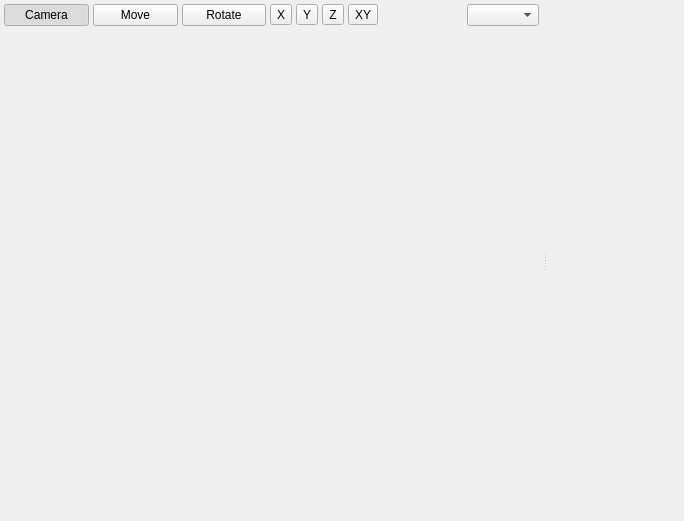
<?xml version="1.0" encoding="UTF-8"?>
<ui version="4.0">
 <class>omni::ui::SceneViewer</class>
 <widget class="QWidget" name="omni::ui::SceneViewer">
  <property name="geometry">
   <rect>
    <x>0</x>
    <y>0</y>
    <width>684</width>
    <height>521</height>
   </rect>
  </property>
  <property name="windowTitle">
   <string>Form</string>
  </property>
  <layout class="QVBoxLayout" name="verticalLayout">
   <property name="leftMargin">
    <number>0</number>
   </property>
   <property name="topMargin">
    <number>0</number>
   </property>
   <property name="rightMargin">
    <number>0</number>
   </property>
   <property name="bottomMargin">
    <number>0</number>
   </property>
   <item>
    <widget class="QSplitter" name="splitter">
     <property name="orientation">
      <enum>Qt::Horizontal</enum>
     </property>
     <widget class="QWidget" name="widget" native="true">
      <layout class="QVBoxLayout" name="verticalLayout_2">
       <property name="leftMargin">
        <number>0</number>
       </property>
       <property name="topMargin">
        <number>0</number>
       </property>
       <property name="rightMargin">
        <number>0</number>
       </property>
       <property name="bottomMargin">
        <number>0</number>
       </property>
       <item>
        <widget class="QWidget" name="toolBar" native="true">
         <property name="sizePolicy">
          <sizepolicy hsizetype="Preferred" vsizetype="Maximum">
           <horstretch>0</horstretch>
           <verstretch>0</verstretch>
          </sizepolicy>
         </property>
         <layout class="QHBoxLayout" name="horizontalLayout">
          <property name="spacing">
           <number>4</number>
          </property>
          <property name="leftMargin">
           <number>4</number>
          </property>
          <property name="topMargin">
           <number>4</number>
          </property>
          <property name="rightMargin">
           <number>4</number>
          </property>
          <property name="bottomMargin">
           <number>4</number>
          </property>
          <item>
           <widget class="QToolButton" name="btnCamera">
            <property name="sizePolicy">
             <sizepolicy hsizetype="Expanding" vsizetype="Expanding">
              <horstretch>0</horstretch>
              <verstretch>0</verstretch>
             </sizepolicy>
            </property>
            <property name="text">
             <string>Camera</string>
            </property>
            <property name="checkable">
             <bool>true</bool>
            </property>
            <property name="checked">
             <bool>true</bool>
            </property>
           </widget>
          </item>
          <item>
           <widget class="QToolButton" name="btnMove">
            <property name="sizePolicy">
             <sizepolicy hsizetype="Expanding" vsizetype="Expanding">
              <horstretch>0</horstretch>
              <verstretch>0</verstretch>
             </sizepolicy>
            </property>
            <property name="text">
             <string>Move</string>
            </property>
            <property name="checkable">
             <bool>true</bool>
            </property>
            <property name="checked">
             <bool>false</bool>
            </property>
           </widget>
          </item>
          <item>
           <widget class="QToolButton" name="btnRotate">
            <property name="sizePolicy">
             <sizepolicy hsizetype="Expanding" vsizetype="Expanding">
              <horstretch>0</horstretch>
              <verstretch>0</verstretch>
             </sizepolicy>
            </property>
            <property name="text">
             <string>Rotate</string>
            </property>
            <property name="checkable">
             <bool>true</bool>
            </property>
            <property name="checked">
             <bool>false</bool>
            </property>
           </widget>
          </item>
          <item>
           <widget class="QToolButton" name="btnX">
            <property name="text">
             <string>X</string>
            </property>
           </widget>
          </item>
          <item>
           <widget class="QToolButton" name="btnY">
            <property name="text">
             <string>Y</string>
            </property>
           </widget>
          </item>
          <item>
           <widget class="QToolButton" name="btnZ">
            <property name="text">
             <string>Z</string>
            </property>
           </widget>
          </item>
          <item>
           <widget class="QToolButton" name="btnPlane">
            <property name="text">
             <string>XY</string>
            </property>
           </widget>
          </item>
          <item>
           <spacer name="horizontalSpacer">
            <property name="orientation">
             <enum>Qt::Horizontal</enum>
            </property>
            <property name="sizeHint" stdset="0">
             <size>
              <width>40</width>
              <height>20</height>
             </size>
            </property>
           </spacer>
          </item>
          <item>
           <widget class="QComboBox" name="boxSelection"/>
          </item>
         </layout>
        </widget>
       </item>
       <item>
        <widget class="omni::ui::SceneGLView" name="view" native="true"/>
       </item>
      </layout>
     </widget>
     <widget class="QWidget" name="inputWidget" native="true"/>
    </widget>
   </item>
  </layout>
 </widget>
 <customwidgets>
  <customwidget>
   <class>omni::ui::SceneGLView</class>
   <extends>QWidget</extends>
   <header location="global">omni/ui/SceneGLView.h</header>
   <container>1</container>
  </customwidget>
 </customwidgets>
 <resources/>
 <connections/>
</ui>
